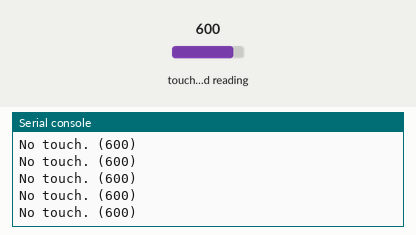
Simulated run of this program. Board: ESP32 board running MicroPython. Shown: the last lines printed to the serial console. The inputs (shaded band) are chosen by the test bench; at power-on: touch-pad reading 600.

Above: at 1.2 s.
1.3 s: touch-pad reading set to 63
At 1.56 s:
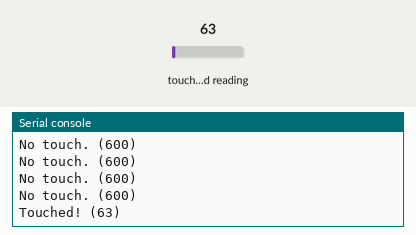
2.9 s: touch-pad reading set to 212
At 2.96 s:
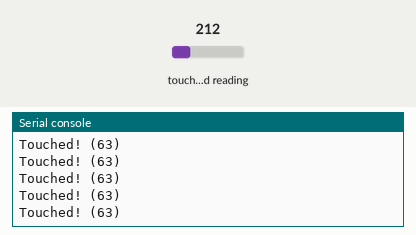

Measured:
- after the input at 1.3 s, the serial console: prints a new line after 0.10 s (image 1)

The program:

practice03-02.py
```python
import time
from machine import Pin
from machine import TouchPad

PIN_NO_TOUCH = 32  # 静電容量を見るピンのGPIO


def read_touch_pad(touch_pin, sleep_time_ms, threshold: int = 150):
    """
    指定されたスリープ間隔でTouchPadの静電容量を読み込む、
    中断されるまで繰り返す。

    Parameters
    ----------
    touch_pin : int
        設定対象のピン
    sleep_time_ms : int
        明滅間隔（ミリ秒）
    threshold : int
        タッチ判定の閾値（デフォルト150）
    """

    touch_pad = TouchPad(Pin(touch_pin))  # PIN32を、タッチパッドとして設定

    try:
        while True:
            try:
                touch_value = touch_pad.read()
            except ValueError:  # ValueErrorが発生したら、-1を読み込み値に設定する
                touch_value = -1

            if touch_value == -1:
                print('Grouded...')
            elif touch_value <= threshold:
                print(f'Touched! ({touch_value})')
            else:
                print(f'No touch. ({touch_value})')

            time.sleep_ms(sleep_time_ms)

    except KeyboardInterrupt:  # Ctl-Cによる中断を検出
        print("例外'KeyboardInterrupt'を捕捉")

    return


if __name__ == "__main__":
    SLEEP_TIME_MS = 200
    read_touch_pad(
        touch_pin=PIN_NO_TOUCH,
        sleep_time_ms=SLEEP_TIME_MS,
    )
```
